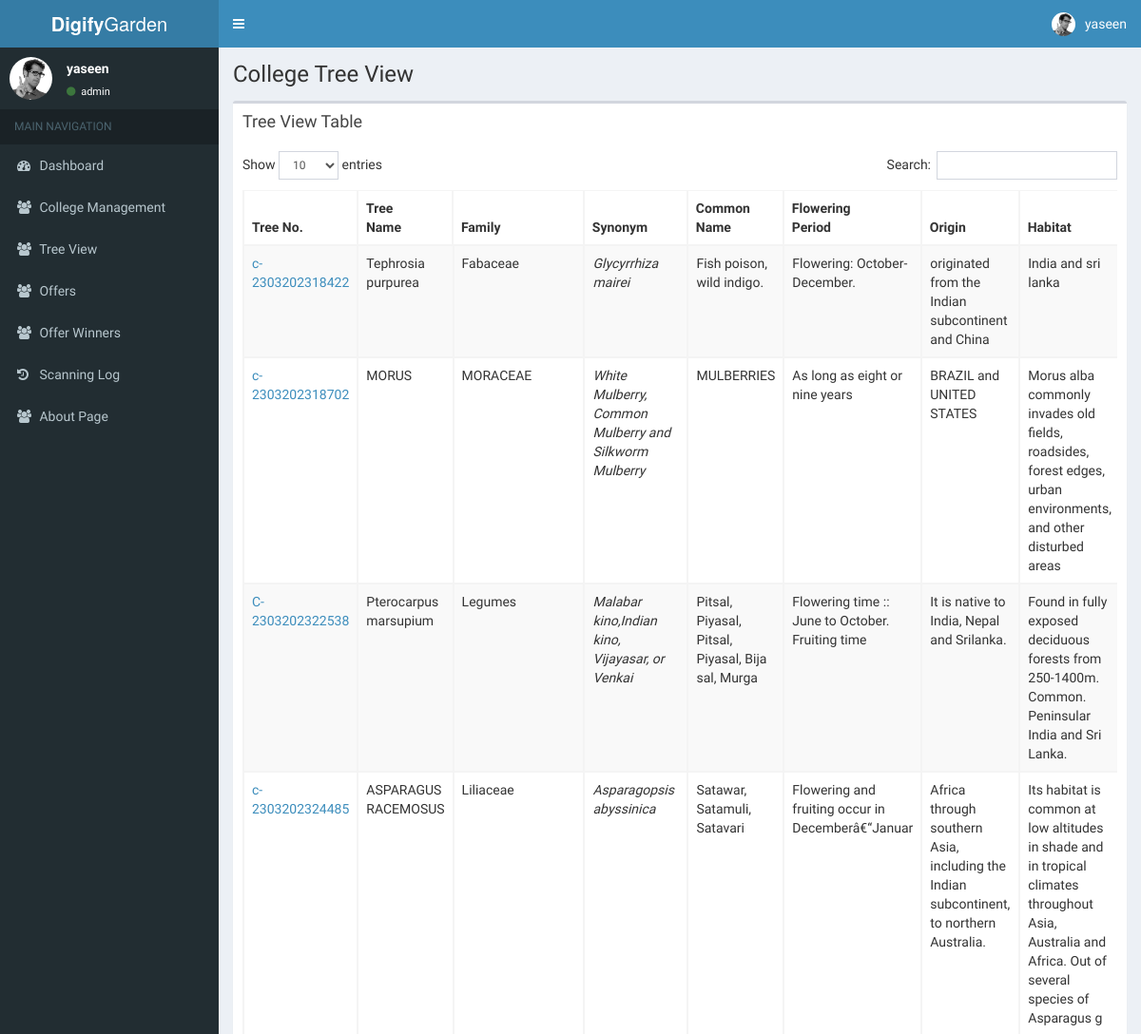
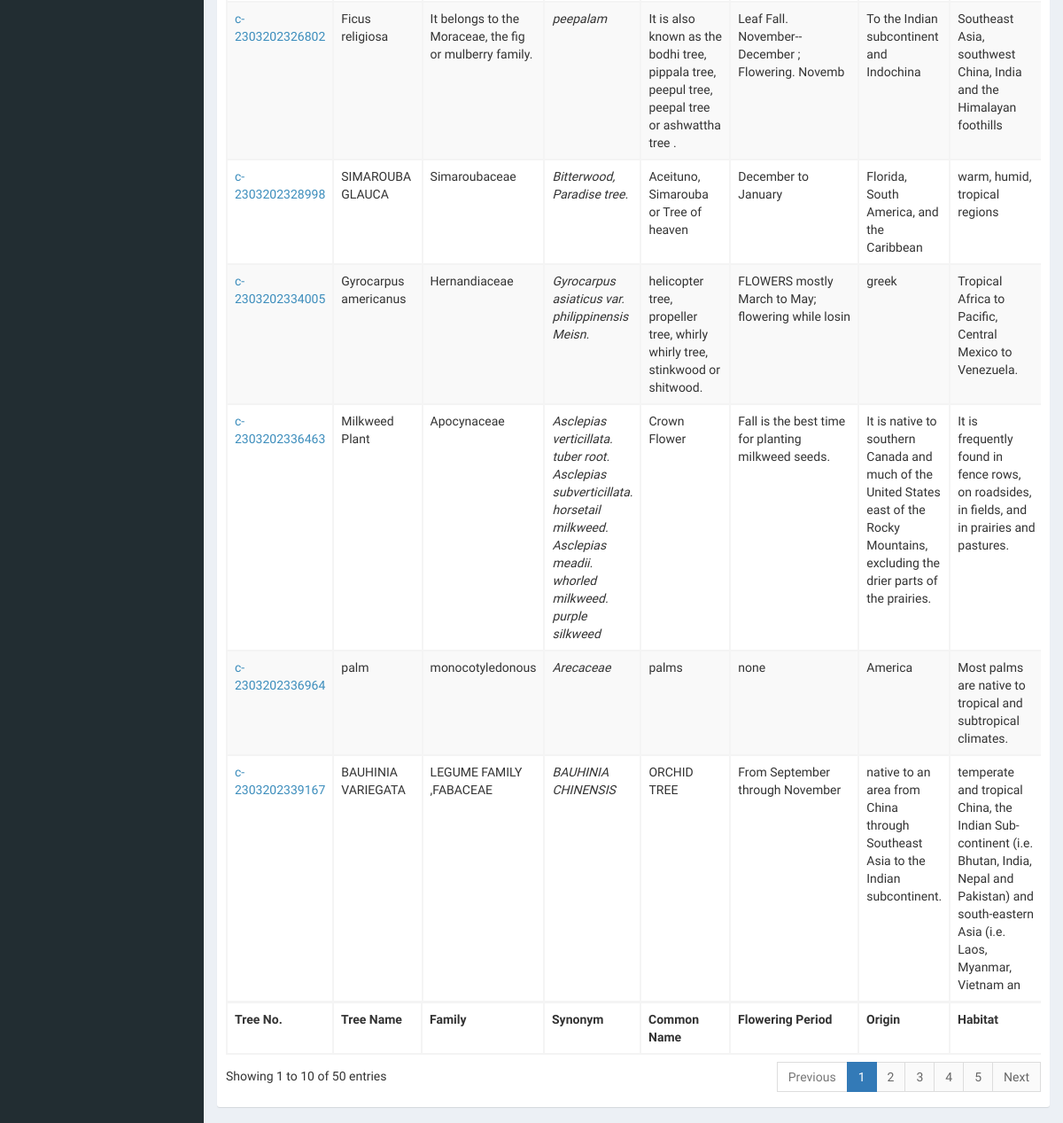
/super.digifygarden.com/pages/treemanagement.php?id=C-11610 (signed in), run on the app's committed database (2 pictures, top to bottom).
### tables this page shows
CREATE TABLE `tbl_tree` (
  `t_id` varchar(30) NOT NULL,
  `u_id` varchar(10) NOT NULL,
  `t_name` longtext NOT NULL,
  `family` longtext NOT NULL,
  `synonym` longtext NOT NULL,
  `com_name` longtext NOT NULL,
  `f_period` longtext NOT NULL,
  `origin` longtext NOT NULL,
  `habitat` longtext NOT NULL,
  `uses` longtext NOT NULL,
  `key_char` longtext NOT NULL
);

### super.digifygarden.com/pages/treemanagement.php (the view, shortened to what this page needs)
<!DOCTYPE html>
<html>
<head>
  <link href="../bootstrap/css/bootstrap.min.css" rel="stylesheet" type="text/css" />
  <link href="https://maxcdn.bootstrapcdn.com/font-awesome/4.3.0/css/font-awesome.min.css" rel="stylesheet" type="text/css" />
  <link href="https://code.ionicframework.com/ionicons/2.0.1/css/ionicons.min.css" rel="stylesheet" type="text/css" />
  <link href="../plugins/datatables/dataTables.bootstrap.css" rel="stylesheet" type="text/css" />
  <link href="../dist/css/AdminLTE.min.css" rel="stylesheet" type="text/css" />
  <link href="../dist/css/skins/_all-skins.min.css" rel="stylesheet" type="text/css" />
     </head>
<body class="skin-blue sidebar-mini">
  <div class="wrapper">
    <?php include '../components/navigation.php';
    ?>
    <aside class="main-sidebar">
    </aside>
    <div class="content-wrapper">
      <section class="content-header">
        <h1>
          College Tree View
        </h1>
      </section>
      <?php
      $id = $_GET['id'];
      include '../../util/connection.php';
      $query = "SELECT * FROM tbl_tree WHERE u_id = '" . $id . "' ";
      $t_id = mysqli_query($conn, $query);
      ?>
      <section class="content">
        <div class="row">
          <div class="col-xs-12">
            <div class="box">
              <div class="box-header">
                <h3 class="box-title">Tree View Table</h3>
              </div>
              <div class="box-body">
                <table id="example1" class="table table-bordered table-striped">
                  <thead>
                    <tr>
                      <th width="5%">Tree No.</th>
                      <th>Tree Name</th>
                      <th>Family</th>
                      <th>Synonym</th>
                      <th>Common Name</th>
                      <th>Flowering Period</th>
                      <th>Origin</th>
                      <th>Habitat</th>
                    </tr>
                  </thead>
                  <tbody>
                    <?php
                    if (mysqli_num_rows($t_id) > 0) {
                      while ($rowData = mysqli_fetch_array($t_id)) {
                        echo '<tr>
                    <td> <a href="https://digifygarden.com/College/tree-details.php?id=' . ($rowData['t_id']) . '" class=" btn-secondary">' . ($rowData['t_id']) . '</a></td>
                        <td>' . ($rowData['t_name']) . '</td>
                        <td>' . ($rowData['family']) . '</td>
                        <td><i  <?php ?>' . ($rowData['synonym']) . '</i></td>
                        <td>' . ($rowData['com_name']) . '</td>
                        <td>' . ($rowData['f_period']) . '</td>
                        <td>' . ($rowData['origin']) . '</td>
                        <td>' . ($rowData['habitat']) . '</td>
                        <td><img src="../../College/tree/tree_images/' . ($rowData['t_id']) . '.jpg" style="width: 40px; height: 40px;" ></td>
                      </tr>';
                      }
                    } ?>
                  </tbody>
                  <tfoot>
                    <tr>
                      <th>Tree No.</th>
                      <th>Tree Name</th>
                      <th>Family</th>
                      <th>Synonym</th>
                      <th>Common Name</th>
                      <th>Flowering Period</th>
                      <th>Origin</th>
                      <th>Habitat</th>
                    </tr>
                  </tfoot>
                </table>
              </div>
            </div>
          </div>
        </div>
      </section>
    </div>
  </div>
</body>
</html>

### data on the page
tbl_tree: t_id "c-2303202318422", t_name "Tephrosia purpurea", family "Fabaceae", synonym "Glycyrrhiza mairei", com_name "Fish poison, wild indigo.", f_period "Flowering: October-December.", origin "originated from the Indian subcontinent and China", habitat "India and sri lanka"
tbl_tree: t_id "c-2303202318702", t_name "MORUS", family "MORACEAE", synonym "White Mulberry, Common Mulberry and Silkworm Mulberry", com_name "MULBERRIES", f_period "As long as eight or nine years", origin "BRAZIL and UNITED STATES", habitat "Morus alba commonly invades old fields, roadsides, forest edges, urban environments, and other disturbed areas"
tbl_tree: t_id "C-2303202322538", t_name "Pterocarpus marsupium", family "Legumes", synonym "Malabar kino,Indian kino, Vijayasar, or Venkai", com_name "Pitsal, Piyasal, Pitsal, Piyasal, Bija sal, Murga", f_period "Flowering time :: June to October. Fruiting time", origin "It is native to India, Nepal and Srilanka.", habitat "Found in fully exposed deciduous forests from 250-1400m. Common. Peninsular India and Sri Lanka."
tbl_tree: t_id "c-2303202324485", t_name "ASPARAGUS RACEMOSUS", family "Liliaceae", synonym "Asparagopsis abyssinica", com_name "Satawar, Satamuli, Satavari", f_period "Flowering and fruiting occur in Decemberâ€“Januar", origin "Africa through southern Asia, including the Indian subcontinent, to northern Australia.", habitat "Its habitat is common at low altitudes in shade and in tropical climates throughout Asia, Australia and Africa. Out of several species of Asparagus g"
tbl_tree: t_id "c-2303202326802", t_name "Ficus religiosa", family "It belongs to the Moraceae, the fig or mulberry family.", synonym "peepalam", com_name "It is also known as the bodhi tree, pippala tree, peepul tree, peepal tree or ashwattha tree .", f_period "Leaf Fall. November--December ; Flowering. Novemb", origin "To the Indian subcontinent and Indochina", habitat "Southeast Asia, southwest China, India and the Himalayan foothills"
tbl_tree: t_id "c-2303202328998", t_name "SIMAROUBA GLAUCA", family "Simaroubaceae", synonym "Bitterwood, Paradise tree.", com_name "Aceituno, Simarouba or Tree of heaven", f_period "December to January", origin "Florida, South America, and the Caribbean", habitat "warm, humid, tropical regions"
tbl_tree: t_id "c-2303202334005", t_name "Gyrocarpus americanus", family "Hernandiaceae", synonym "Gyrocarpus asiaticus var. philippinensis Meisn.", com_name "helicopter tree, propeller tree, whirly whirly tree, stinkwood or shitwood.", f_period "FLOWERS mostly March to May; flowering while losin", origin "greek", habitat "Tropical Africa to Pacific, Central Mexico to Venezuela."
tbl_tree: t_id "c-2303202336463", t_name "Milkweed Plant", family "Apocynaceae", synonym "Asclepias verticillata. tuber root. Asclepias subverticillata. horsetail milkweed. Asclepias meadii. whorled milkweed. purple silkweed", com_name "Crown Flower", f_period "Fall is the best time for planting milkweed seeds.", origin "It is native to southern Canada and much of the United States east of the Rocky Mountains, excluding the drier parts of the prairies.", habitat "It is frequently found in fence rows, on roadsides, in fields, and in prairies and pastures."
tbl_tree: t_id "c-2303202336964", t_name "palm", family "monocotyledonous", synonym "Arecaceae", com_name "palms", f_period "none", origin "America", habitat "Most palms are native to tropical and subtropical climates."
tbl_tree: t_id "c-2303202339167", t_name "BAUHINIA VARIEGATA", family "LEGUME FAMILY ,FABACEAE", synonym "BAUHINIA CHINENSIS", com_name "ORCHID TREE", f_period "From September through November", origin "native to an area from China through Southeast Asia to the Indian subcontinent.", habitat "temperate and tropical China, the Indian Sub-continent (i.e. Bhutan, India, Nepal and Pakistan) and south-eastern Asia (i.e. Laos, Myanmar, Vietnam an"

### other printed values
$username "yaseen"
